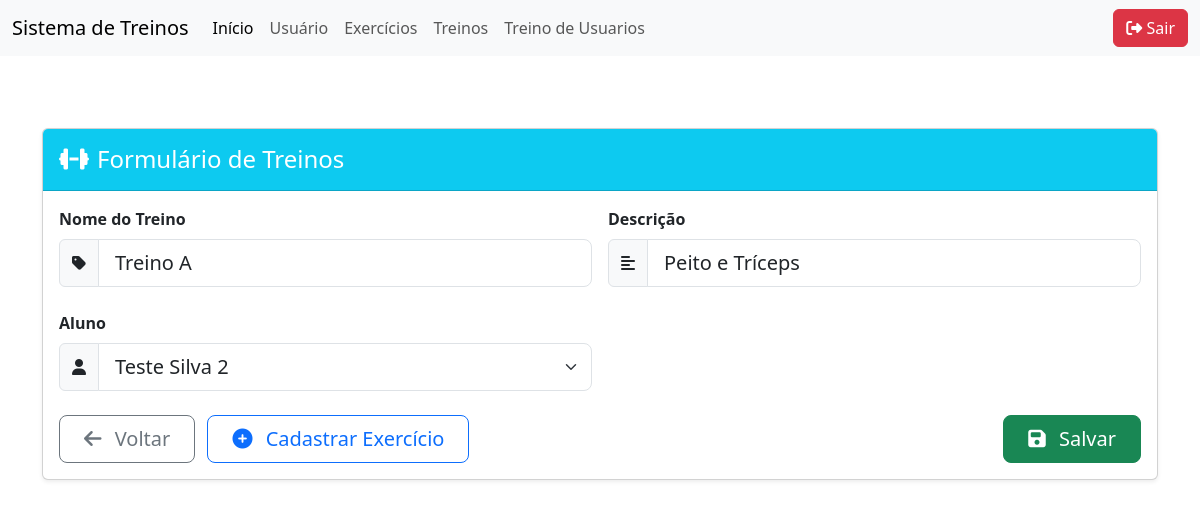
The app's page /treino/TreinoForm.php?id=3, older data.
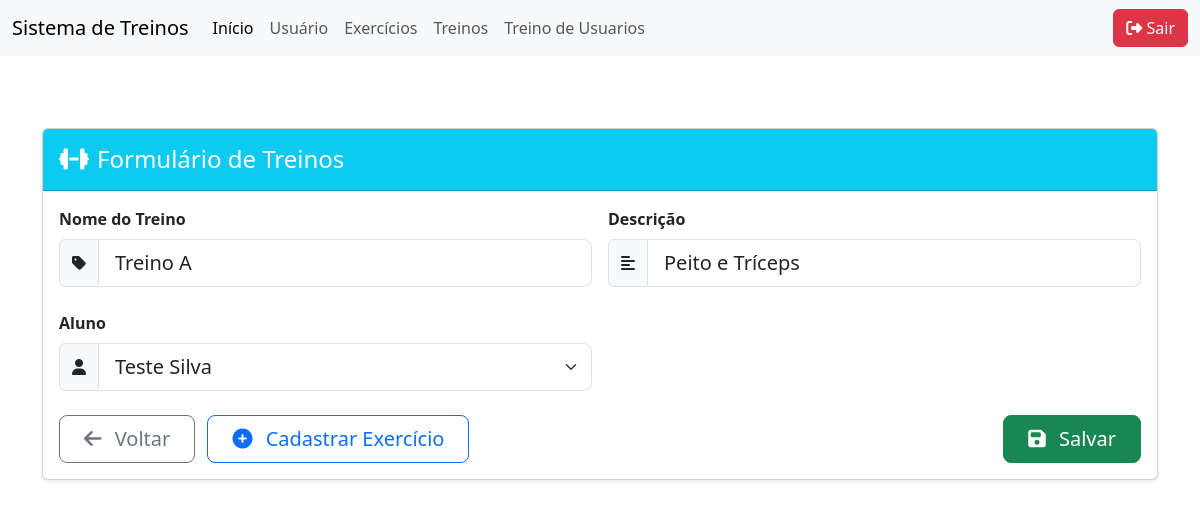
The same page, newer data.
### tables this page shows
CREATE TABLE IF NOT EXISTS `treino` (
  `id` int NOT NULL AUTO_INCREMENT,
  `nome` varchar(100) DEFAULT NULL,
  `descricao` text,
  `usuario_id` int unsigned DEFAULT NULL,
  PRIMARY KEY (`id`)
);

CREATE TABLE IF NOT EXISTS `usuario` (
  `id` int NOT NULL AUTO_INCREMENT,
  `nome` varchar(100) DEFAULT NULL,
  `senha` varchar(150) NOT NULL DEFAULT '0',
  `cpf` varchar(50) DEFAULT NULL,
  `telefone` varchar(50) DEFAULT NULL,
  `email` varchar(50) DEFAULT NULL,
  `cargo` enum('aluno','professor') DEFAULT NULL,
  PRIMARY KEY (`id`)
);

### db.class.php (called while the page is built, shortened)
<?php
class db {
    private $host = "localhost";
    private $user = "root";
    private $password = "";
    private $dbname ="bancotrabalhopweb1";
    private $table_name;
    public function __construct($table_name){
        $this->table_name = $table_name;
        return $this->conn();
    }
    function conn(){
        try{
            $conn = new PDO(
                "mysql:host=$this->host;dbname=$this->dbname",
                $this->user,
                $this->password,
                [
                    PDO::ATTR_ERRMODE,
                    PDO::ERRMODE_EXCEPTION,
                    PDO::MYSQL_ATTR_INIT_COMMAND =>"SET NAMES utf8"
                ]
            );
            return $conn;
        } catch(PDOException $e){
            echo "Erro: ". $e->getMessage();
        }
    }
    public function all(){
        $conn = $this->conn();
        $sql = "SELECT * FROM $this->table_name";
        $st = $conn->prepare( $sql);
        $st->execute();
        return $st->fetchAll(PDO::FETCH_CLASS);
    }
    public function find($id){
        $conn = $this->conn();
        $sql = "SELECT * FROM $this->table_name WHERE id = ?";
        $st = $conn->prepare( $sql);
        $st->execute([$id]);
        return $st->fetchObject();
    }
}

### treino/TreinoForm.php (the view, shortened to what this page needs)
<?php
    include "../db.class.php";
    include_once "../header.php";
    $db = new db('treino');
    $dbUsuario = new db('usuario');
    $listaUsuarios = $dbUsuario->all();
    $data = null;
    if(!empty($_GET['id'])){
        $data = $db->find($_GET['id']);
    }
?>
<div class="container mt-4">
    <div class="card shadow-sm">
        <div class="card-header bg-info text-white py-3">
            <h4 class="mb-0"><i class="fas fa-dumbbell me-2"></i>Formulário de Treinos</h4>
        </div>
        <div class="card-body">
            <form action="" method="post">
                <div class="row g-3 mb-4">
                    <div class="col-md-6">
                        <label for="nome" class="form-label fw-bold">Nome do Treino</label>
                        <div class="input-group">
                            <span class="input-group-text"><i class="fas fa-tag"></i></span>
                            <input type="text" name="nome" id="nome" class="form-control form-control-lg"
                                   value="<?= $data->nome ?? '' ?>" placeholder="Ex: Treino de Força">
                        </div>
                    </div>
                    <div class="col-md-6">
                        <label for="descricao" class="form-label fw-bold">Descrição</label>
                        <div class="input-group">
                            <span class="input-group-text"><i class="fas fa-align-left"></i></span>
                            <input type="text" name="descricao" id="descricao" class="form-control form-control-lg"
                                   value="<?= $data->descricao ?? '' ?>" placeholder="Descrição do treino">
                        </div>
                    </div>
                </div>
                <div class="row g-3 mb-4">
                    <div class="col-md-6">
                        <label for="usuario_id" class="form-label fw-bold">Aluno</label>
                        <div class="input-group">
                            <span class="input-group-text"><i class="fas fa-user"></i></span>
                            <select name="usuario_id" id="usuario_id" class="form-select form-select-lg">
                                <?php foreach($listaUsuarios as $usuario) { ?>
                                    <option value="<?= $usuario->id ?>" <?= (isset($data->usuario_id) && $data->usuario_id == $usuario->id) ? 'selected' : '' ?>>
                                        <?= $usuario->nome ?>
                                    </option>
                                <?php } ?>
                            </select>
                        </div>
                    </div>
                </div>
                <div class="d-flex justify-content-between mt-4">
                    <div>
                        <a href="./TreinoList.php" class="btn btn-outline-secondary btn-lg px-4 me-2">
                            <i class="fas fa-arrow-left me-2"></i> Voltar
                        </a>
                        <a href="../treino_usuario/TreinoUsuarioForm.php" class="btn btn-outline-primary btn-lg px-4">
                            <i class="fas fa-plus-circle me-2"></i> Cadastrar Exercício
                        </a>
                    </div>
                    <button type="submit" class="btn btn-success btn-lg px-4">
                        <i class="fas fa-save me-2"></i> Salvar
                    </button>
                </div>
            </form>
        </div>
    </div>
</div>
<?php
    include_once "../footer.php";
?>

Row changes from the older to the newer data that the page shows:
changed through a linked row, treino "Treino A": usuario_id "Teste Silva 2" → "Teste Silva"
